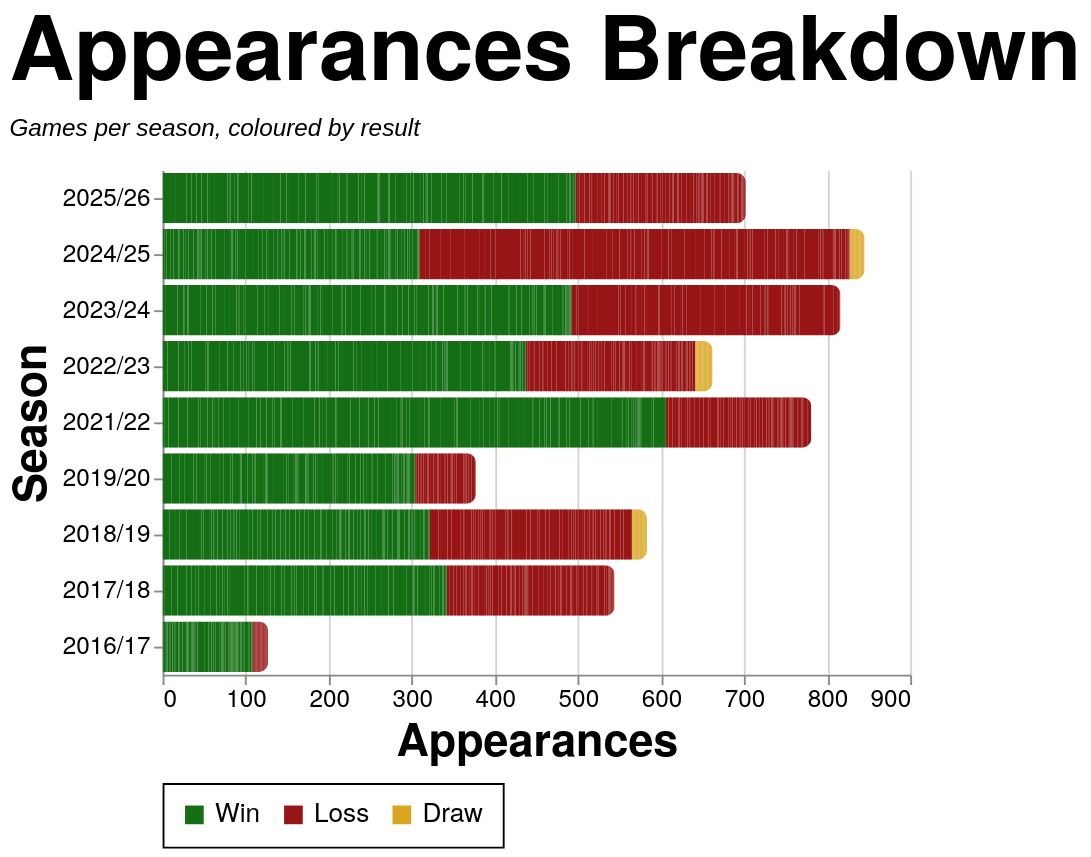

Vega-Lite specification stored for this chart:
### Vega-Lite specification from a JSON file in a GitHub repository (floating-point values rounded to 4 significant figures; data arrays with more than 128 entries replaced by an {"elided": "..."} marker saying what was removed)
{"config": {"axis": {"labelFont": "PT Sans Narrow, Helvetica Neue, Helvetica, Arial, sans-serif", "titleFont": "PT Sans Narrow, Helvetica Neue, Helvetica, Arial, sans-serif", "labelFontSize": 13, "titleFontSize": 24, "gridColor": "#202947", "gridOpacity": 0.2, "zindex": 1}, "text": {"font": "Lato, sans-serif"}, "bar": {"cornerRadiusEnd": 5}, "header": {"labelFont": "PT Sans Narrow, Helvetica Neue, Helvetica, Arial, sans-serif", "titleFont": "PT Sans Narrow, Helvetica Neue, Helvetica, Arial, sans-serif", "labelFontSize": 24, "titleFontSize": 28, "labelFontWeight": "bold", "orient": "left"}, "legend": {"labelFont": "PT Sans Narrow, Helvetica Neue, Helvetica, Arial, sans-serif", "titleFont": "PT Sans Narrow, Helvetica Neue, Helvetica, Arial, sans-serif", "labelFontSize": 14, "titleFontSize": 16, "titlePadding": 5, "fillColor": "white", "strokeColor": "black", "padding": 10, "titleFontWeight": "lighter", "titleFontStyle": "italic", "titleColor": "gray", "offset": 10}, "title": {"font": "PT Sans Narrow, Helvetica Neue, Helvetica, Arial, sans-serif", "fontSize": 48, "fontWeight": "bold", "anchor": "start", "align": "center", "titlePadding": 20, "subtitlePadding": 10, "subtitleFontSize": 13, "subtitleColor": "", "subtitleFontStyle": "italic", "offset": 15, "color": "black"}, "axisX": {"labelAngle": 0}, "facet": {"title": null, "header": null, "align": {"row": "each", "column": "each"}, "spacing": 10}, "resolve": {"scale": {"y": "independent", "facet": "independent"}}, "background": "transparent", "scale": {"offsetBandPaddingOuter": 0.2, "offsetBandPaddingInner": 0.1}, "view": {"stroke": null, "background": "transparent"}}, "data": {"name": "data-e1aaeeade6e72ef8583d5fd124f5ae49"}, "mark": {"type": "bar"}, "encoding": {"color": {"field": "color_value", "legend": {"orient": "bottom", "title": null}, "scale": {"domain": ["Win", "Loss", "Draw"], "range": ["#146f14", "#981515", "goldenrod"]}, "sort": {"field": "sum(apps)", "op": "sum", "order": "descending"}, "type": "nominal"}, "tooltip": [{"field": "player", "title": "Player", "type": "nominal"}, {"field": "season", "title": "Season", "type": "nominal"}, {"field": "color_value", "title": "Group", "type": "nominal"}, {"aggregate": "sum", "field": "apps", "title": "Appearances", "type": "quantitative"}], "x": {"aggregate": "sum", "field": "apps", "title": "Appearances", "type": "quantitative"}, "y": {"field": "season", "sort": {"field": "season_sort", "op": "max", "order": "descending"}, "title": "Season", "type": "nominal"}}, "height": {"step": 30}, "title": {"text": "Appearances Breakdown", "subtitle": "Games per season, coloured by result"}, "width": 400, "$schema": "https://vega.github.io/schema/vega-lite/v5.20.1.json", "datasets": {"data-e1aaeeade6e72ef8583d5fd124f5ae49": {"elided": "2509 records"}}}
